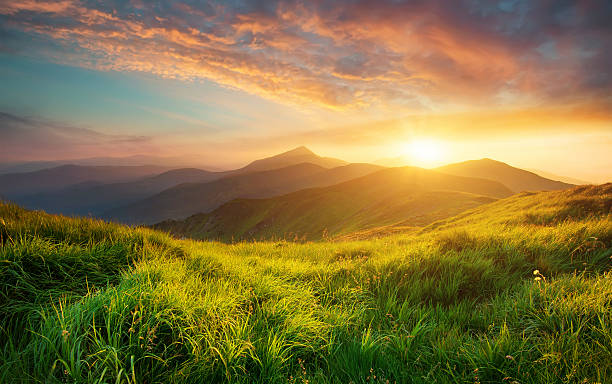
#> input picture image2.jpg, 612 x 384 px
$ python histgram_equalization_in_opencv.py
#> lines starting #> are read from the running program, lines starting #| are printed output that depends on the picture
import cv2 as cv

img = cv.imread("image2.jpg",
                cv.IMREAD_GRAYSCALE)
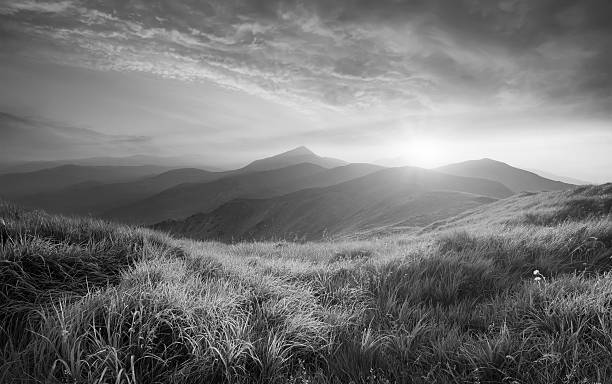
#> img: shape (384, 612); min 0, max 255, mean 116.6
equlibrium_img = cv.equalizeHist(src=img)
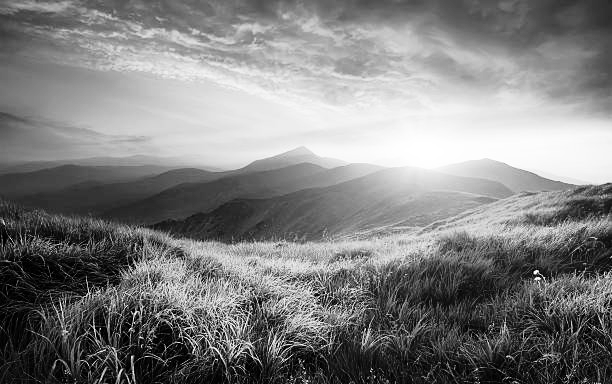
#> equlibrium_img: shape (384, 612); min 0, max 255, mean 127.4

clahe = cv.createCLAHE(clipLimit=2.0, tileGridSize=(4,4))
clahe_img = clahe.apply(img)
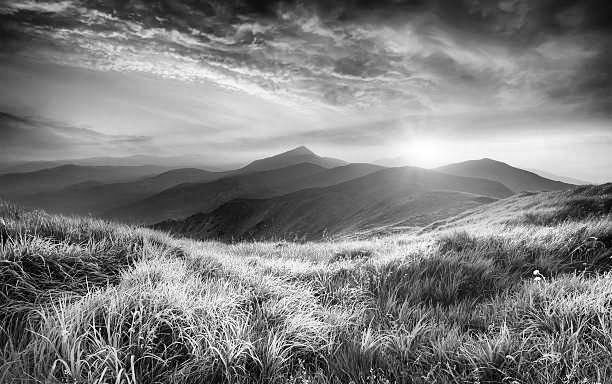
#> clahe_img: shape (384, 612); min 1, max 255, mean 126.5
while True:
    cv.imshow("Image", img)
    cv.imshow("qu_Image", equlibrium_img)
    cv.imshow("clahe img", clahe_img)
    if cv.waitKey(1) == ord('s'):
#> (key Esc is pressed here)
        break

cv.destroyAllWindows()

$ run again, with image.jpg copied over image2.jpg
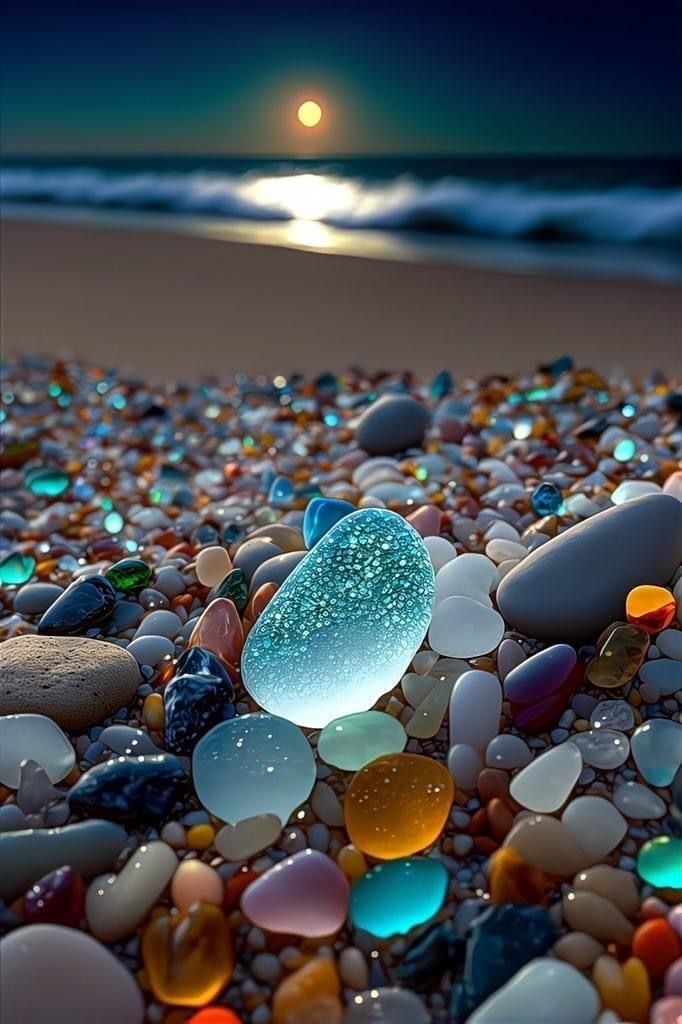
#> input picture image.jpg, 682 x 1024 px
#> `img = cv.imread("image2.jpg", cv.IMREAD_GRAYSCALE)`:
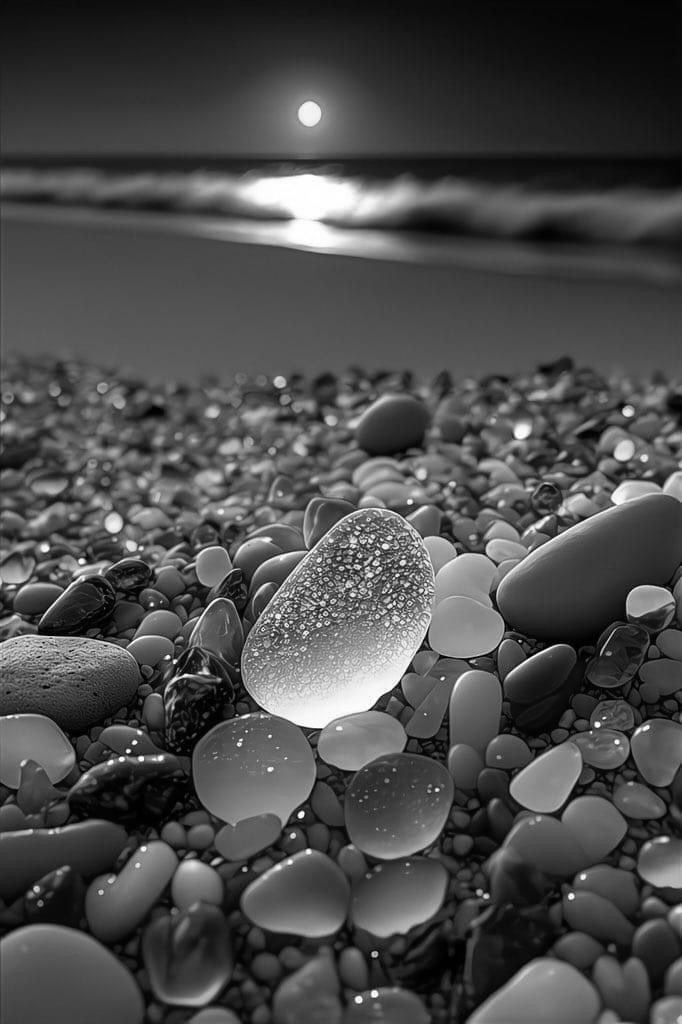
#> img: shape (1024, 682); min 0, max 255, mean 75.2
#> `clahe_img = clahe.apply(img)`:
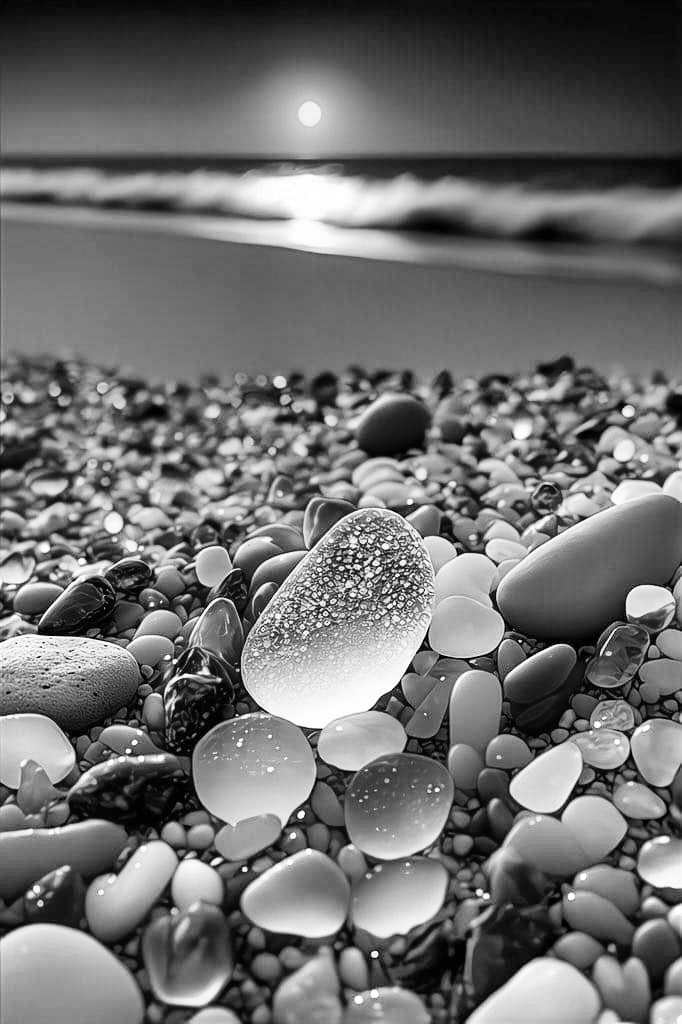
#> clahe_img: shape (1024, 682); min 0, max 255, mean 111.3
